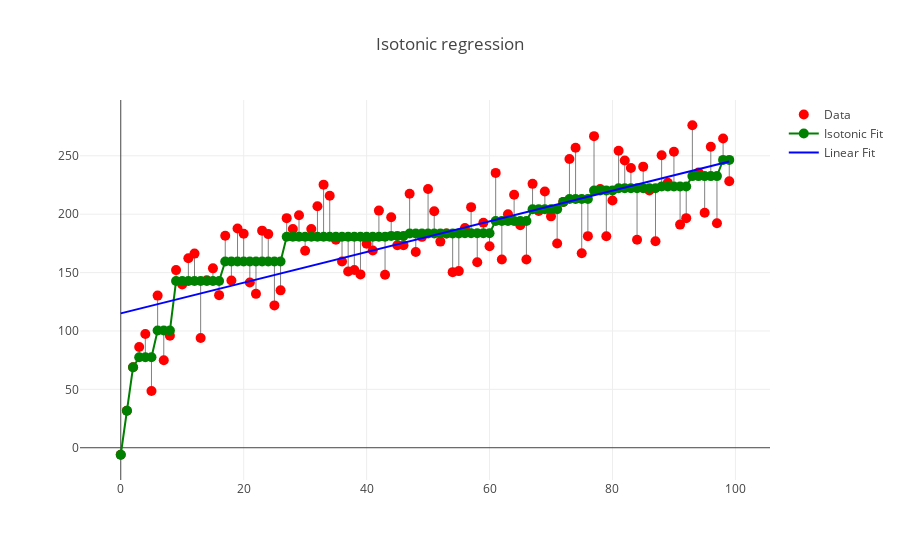

The notebook cell this image was saved under:
### Markdown cell above
## Plotting Isotonic Regression

### Code cell
trace1 = go.Scatter(x=x, y=y, mode = 'markers',
            marker = dict(
                size = 10,
                color = 'red'),
            name="Data",
            )
trace2 = go.Scatter(x=x, y=y_, mode='lines+markers',
            marker = dict(
                size = 10,
                color = 'green'),
            name="Isotonic Fit"
            )
trace3 = go.Scatter(x=x, y=lr.predict(x[:, np.newaxis]),
            mode = 'lines',
            line = dict(
                color = 'blue'),
            name="Linear Fit"
            )

data = []

for i in range(len(segments)):
    trace4_data = go.Scatter(
            x=[segments[i][0][0],segments[i][1][0]],
            y=[segments[i][0][1],segments[i][1][1]],
            mode = 'lines',
            showlegend=False,
            line = dict(
                color = 'black',
                width = 0.5))
    data.append(trace4_data)
data.append(trace1)
data.append(trace2)
data.append(trace3)
        
layout = go.Layout(title = "Isotonic regression")

fig = go.Figure(data=data , layout=layout)

py.iplot(fig, filename="Isotonic_Regression")

### Figure 1 — Plotly figure (JSON) as saved in the notebook; plotly's stock layout.template omitted (floating-point values rounded to 4 significant figures)
{"data": [{"line": {"color": "black", "width": 0.5}, "mode": "lines", "showlegend": false, "type": "scatter", "x": [0, 0], "y": [-6, -6]}, {"line": {"color": "black", "width": 0.5}, "mode": "lines", "showlegend": false, "type": "scatter", "x": [1, 1], "y": [31.66, 31.66]}, {"line": {"color": "black", "width": 0.5}, "mode": "lines", "showlegend": false, "type": "scatter", "x": [2, 2], "y": [68.93, 68.93]}, {"line": {"color": "black", "width": 0.5}, "mode": "lines", "showlegend": false, "type": "scatter", "x": [3, 3], "y": [86.31, 77.46]}, {"line": {"color": "black", "width": 0.5}, "mode": "lines", "showlegend": false, "type": "scatter", "x": [4, 4], "y": [97.47, 77.46]}, {"line": {"color": "black", "width": 0.5}, "mode": "lines", "showlegend": false, "type": "scatter", "x": [5, 5], "y": [48.59, 77.46]}, {"line": {"color": "black", "width": 0.5}, "mode": "lines", "showlegend": false, "type": "scatter", "x": [6, 6], "y": [130.3, 100.4]}, {"line": {"color": "black", "width": 0.5}, "mode": "lines", "showlegend": false, "type": "scatter", "x": [7, 7], "y": [74.97, 100.4]}, {"line": {"color": "black", "width": 0.5}, "mode": "lines", "showlegend": false, "type": "scatter", "x": [8, 8], "y": [95.86, 100.4]}, {"line": {"color": "black", "width": 0.5}, "mode": "lines", "showlegend": false, "type": "scatter", "x": [9, 9], "y": [152.1, 142.8]}, {"line": {"color": "black", "width": 0.5}, "mode": "lines", "showlegend": false, "type": "scatter", "x": [10, 10], "y": [139.9, 142.8]}, {"line": {"color": "black", "width": 0.5}, "mode": "lines", "showlegend": false, "type": "scatter", "x": [11, 11], "y": [162.2, 142.8]}, {"line": {"color": "black", "width": 0.5}, "mode": "lines", "showlegend": false, "type": "scatter", "x": [12, 12], "y": [166.2, 142.8]}, {"line": {"color": "black", "width": 0.5}, "mode": "lines", "showlegend": false, "type": "scatter", "x": [13, 13], "y": [93.95, 142.8]}, {"line": {"color": "black", "width": 0.5}, "mode": "lines", "showlegend": false, "type": "scatter", "x": [14, 14], "y": [143.4, 142.8]}, {"line": {"color": "black", "width": 0.5}, "mode": "lines", "showlegend": false, "type": "scatter", "x": [15, 15], "y": [153.6, 142.8]}, {"line": {"color": "black", "width": 0.5}, "mode": "lines", "showlegend": false, "type": "scatter", "x": [16, 16], "y": [130.7, 142.8]}, {"line": {"color": "black", "width": 0.5}, "mode": "lines", "showlegend": false, "type": "scatter", "x": [17, 17], "y": [181.5, 159.5]}, {"line": {"color": "black", "width": 0.5}, "mode": "lines", "showlegend": false, "type": "scatter", "x": [18, 18], "y": [143.2, 159.5]}, {"line": {"color": "black", "width": 0.5}, "mode": "lines", "showlegend": false, "type": "scatter", "x": [19, 19], "y": [187.8, 159.5]}, {"line": {"color": "black", "width": 0.5}, "mode": "lines", "showlegend": false, "type": "scatter", "x": [20, 20], "y": [183.2, 159.5]}, {"line": {"color": "black", "width": 0.5}, "mode": "lines", "showlegend": false, "type": "scatter", "x": [21, 21], "y": [141.6, 159.5]}, {"line": {"color": "black", "width": 0.5}, "mode": "lines", "showlegend": false, "type": "scatter", "x": [22, 22], "y": [131.8, 159.5]}, {"line": {"color": "black", "width": 0.5}, "mode": "lines", "showlegend": false, "type": "scatter", "x": [23, 23], "y": [185.9, 159.5]}, {"line": {"color": "black", "width": 0.5}, "mode": "lines", "showlegend": false, "type": "scatter", "x": [24, 24], "y": [182.9, 159.5]}, {"line": {"color": "black", "width": 0.5}, "mode": "lines", "showlegend": false, "type": "scatter", "x": [25, 25], "y": [121.9, 159.5]}, {"line": {"color": "black", "width": 0.5}, "mode": "lines", "showlegend": false, "type": "scatter", "x": [26, 26], "y": [134.8, 159.5]}, {"line": {"color": "black", "width": 0.5}, "mode": "lines", "showlegend": false, "type": "scatter", "x": [27, 27], "y": [196.6, 180.6]}, {"line": {"color": "black", "width": 0.5}, "mode": "lines", "showlegend": false, "type": "scatter", "x": [28, 28], "y": [187.4, 180.6]}, {"line": {"color": "black", "width": 0.5}, "mode": "lines", "showlegend": false, "type": "scatter", "x": [29, 29], "y": [199.1, 180.6]}, {"line": {"color": "black", "width": 0.5}, "mode": "lines", "showlegend": false, "type": "scatter", "x": [30, 30], "y": [168.7, 180.6]}, {"line": {"color": "black", "width": 0.5}, "mode": "lines", "showlegend": false, "type": "scatter", "x": [31, 31], "y": [187.3, 180.6]}, {"line": {"color": "black", "width": 0.5}, "mode": "lines", "showlegend": false, "type": "scatter", "x": [32, 32], "y": [206.8, 180.6]}, {"line": {"color": "black", "width": 0.5}, "mode": "lines", "showlegend": false, "type": "scatter", "x": [33, 33], "y": [225.3, 180.6]}, {"line": {"color": "black", "width": 0.5}, "mode": "lines", "showlegend": false, "type": "scatter", "x": [34, 34], "y": [215.8, 180.6]}, {"line": {"color": "black", "width": 0.5}, "mode": "lines", "showlegend": false, "type": "scatter", "x": [35, 35], "y": [178.2, 180.6]}, {"line": {"color": "black", "width": 0.5}, "mode": "lines", "showlegend": false, "type": "scatter", "x": [36, 36], "y": [159.5, 180.6]}, {"line": {"color": "black", "width": 0.5}, "mode": "lines", "showlegend": false, "type": "scatter", "x": [37, 37], "y": [150.9, 180.6]}, {"line": {"color": "black", "width": 0.5}, "mode": "lines", "showlegend": false, "type": "scatter", "x": [38, 38], "y": [152.2, 180.6]}, {"line": {"color": "black", "width": 0.5}, "mode": "lines", "showlegend": false, "type": "scatter", "x": [39, 39], "y": [148.4, 180.6]}, {"line": {"color": "black", "width": 0.5}, "mode": "lines", "showlegend": false, "type": "scatter", "x": [40, 40], "y": [174.7, 180.6]}, {"line": {"color": "black", "width": 0.5}, "mode": "lines", "showlegend": false, "type": "scatter", "x": [41, 41], "y": [168.9, 180.6]}, {"line": {"color": "black", "width": 0.5}, "mode": "lines", "showlegend": false, "type": "scatter", "x": [42, 42], "y": [203.1, 180.6]}, {"line": {"color": "black", "width": 0.5}, "mode": "lines", "showlegend": false, "type": "scatter", "x": [43, 43], "y": [148.2, 180.6]}, {"line": {"color": "black", "width": 0.5}, "mode": "lines", "showlegend": false, "type": "scatter", "x": [44, 44], "y": [197.3, 181.4]}, {"line": {"color": "black", "width": 0.5}, "mode": "lines", "showlegend": false, "type": "scatter", "x": [45, 45], "y": [173.4, 181.4]}, {"line": {"color": "black", "width": 0.5}, "mode": "lines", "showlegend": false, "type": "scatter", "x": [46, 46], "y": [173.5, 181.4]}, {"line": {"color": "black", "width": 0.5}, "mode": "lines", "showlegend": false, "type": "scatter", "x": [47, 47], "y": [217.6, 183.5]}, {"line": {"color": "black", "width": 0.5}, "mode": "lines", "showlegend": false, "type": "scatter", "x": [48, 48], "y": [167.6, 183.5]}, {"line": {"color": "black", "width": 0.5}, "mode": "lines", "showlegend": false, "type": "scatter", "x": [49, 49], "y": [180.6, 183.5]}, {"line": {"color": "black", "width": 0.5}, "mode": "lines", "showlegend": false, "type": "scatter", "x": [50, 50], "y": [221.6, 183.5]}, {"line": {"color": "black", "width": 0.5}, "mode": "lines", "showlegend": false, "type": "scatter", "x": [51, 51], "y": [202.6, 183.5]}, {"line": {"color": "black", "width": 0.5}, "mode": "lines", "showlegend": false, "type": "scatter", "x": [52, 52], "y": [176.5, 183.5]}, {"line": {"color": "black", "width": 0.5}, "mode": "lines", "showlegend": false, "type": "scatter", "x": [53, 53], "y": [183.4, 183.5]}, {"line": {"color": "black", "width": 0.5}, "mode": "lines", "showlegend": false, "type": "scatter", "x": [54, 54], "y": [150.4, 183.5]}, {"line": {"color": "black", "width": 0.5}, "mode": "lines", "showlegend": false, "type": "scatter", "x": [55, 55], "y": [151.3, 183.5]}, {"line": {"color": "black", "width": 0.5}, "mode": "lines", "showlegend": false, "type": "scatter", "x": [56, 56], "y": [188.2, 183.7]}, {"line": {"color": "black", "width": 0.5}, "mode": "lines", "showlegend": false, "type": "scatter", "x": [57, 57], "y": [206.0, 183.7]}, {"line": {"color": "black", "width": 0.5}, "mode": "lines", "showlegend": false, "type": "scatter", "x": [58, 58], "y": [158.9, 183.7]}, {"line": {"color": "black", "width": 0.5}, "mode": "lines", "showlegend": false, "type": "scatter", "x": [59, 59], "y": [192.7, 183.7]}, {"line": {"color": "black", "width": 0.5}, "mode": "lines", "showlegend": false, "type": "scatter", "x": [60, 60], "y": [172.5, 183.7]}, {"line": {"color": "black", "width": 0.5}, "mode": "lines", "showlegend": false, "type": "scatter", "x": [61, 61], "y": [235.4, 194.1]}, {"line": {"color": "black", "width": 0.5}, "mode": "lines", "showlegend": false, "type": "scatter", "x": [62, 62], "y": [161.2, 194.1]}, {"line": {"color": "black", "width": 0.5}, "mode": "lines", "showlegend": false, "type": "scatter", "x": [63, 63], "y": [199.9, 194.1]}, {"line": {"color": "black", "width": 0.5}, "mode": "lines", "showlegend": false, "type": "scatter", "x": [64, 64], "y": [216.7, 194.1]}, {"line": {"color": "black", "width": 0.5}, "mode": "lines", "showlegend": false, "type": "scatter", "x": [65, 65], "y": [190.5, 194.1]}, {"line": {"color": "black", "width": 0.5}, "mode": "lines", "showlegend": false, "type": "scatter", "x": [66, 66], "y": [161.2, 194.1]}, {"line": {"color": "black", "width": 0.5}, "mode": "lines", "showlegend": false, "type": "scatter", "x": [67, 67], "y": [226.0, 204.2]}, {"line": {"color": "black", "width": 0.5}, "mode": "lines", "showlegend": false, "type": "scatter", "x": [68, 68], "y": [202.7, 204.2]}, {"line": {"color": "black", "width": 0.5}, "mode": "lines", "showlegend": false, "type": "scatter", "x": [69, 69], "y": [219.4, 204.2]}, {"line": {"color": "black", "width": 0.5}, "mode": "lines", "showlegend": false, "type": "scatter", "x": [70, 70], "y": [198.1, 204.2]}, {"line": {"color": "black", "width": 0.5}, "mode": "lines", "showlegend": false, "type": "scatter", "x": [71, 71], "y": [174.8, 204.2]}, {"line": {"color": "black", "width": 0.5}, "mode": "lines", "showlegend": false, "type": "scatter", "x": [72, 72], "y": [210.5, 210.5]}, {"line": {"color": "black", "width": 0.5}, "mode": "lines", "showlegend": false, "type": "scatter", "x": [73, 73], "y": [247.2, 213.0]}, {"line": {"color": "black", "width": 0.5}, "mode": "lines", "showlegend": false, "type": "scatter", "x": [74, 74], "y": [256.9, 213.0]}, {"line": {"color": "black", "width": 0.5}, "mode": "lines", "showlegend": false, "type": "scatter", "x": [75, 75], "y": [166.5, 213.0]}, {"line": {"color": "black", "width": 0.5}, "mode": "lines", "showlegend": false, "type": "scatter", "x": [76, 76], "y": [181.2, 213.0]}, {"line": {"color": "black", "width": 0.5}, "mode": "lines", "showlegend": false, "type": "scatter", "x": [77, 77], "y": [266.8, 220.3]}, {"line": {"color": "black", "width": 0.5}, "mode": "lines", "showlegend": false, "type": "scatter", "x": [78, 78], "y": [221.5, 220.3]}, {"line": {"color": "black", "width": 0.5}, "mode": "lines", "showlegend": false, "type": "scatter", "x": [79, 79], "y": [181.1, 220.3]}, {"line": {"color": "black", "width": 0.5}, "mode": "lines", "showlegend": false, "type": "scatter", "x": [80, 80], "y": [211.7, 220.3]}, {"line": {"color": "black", "width": 0.5}, "mode": "lines", "showlegend": false, "type": "scatter", "x": [81, 81], "y": [254.3, 222.3]}, {"line": {"color": "black", "width": 0.5}, "mode": "lines", "showlegend": false, "type": "scatter", "x": [82, 82], "y": [245.9, 222.3]}, {"line": {"color": "black", "width": 0.5}, "mode": "lines", "showlegend": false, "type": "scatter", "x": [83, 83], "y": [239.5, 222.3]}, {"line": {"color": "black", "width": 0.5}, "mode": "lines", "showlegend": false, "type": "scatter", "x": [84, 84], "y": [178.1, 222.3]}, {"line": {"color": "black", "width": 0.5}, "mode": "lines", "showlegend": false, "type": "scatter", "x": [85, 85], "y": [240.7, 222.3]}, {"line": {"color": "black", "width": 0.5}, "mode": "lines", "showlegend": false, "type": "scatter", "x": [86, 86], "y": [220.3, 222.3]}, {"line": {"color": "black", "width": 0.5}, "mode": "lines", "showlegend": false, "type": "scatter", "x": [87, 87], "y": [176.9, 222.3]}, {"line": {"color": "black", "width": 0.5}, "mode": "lines", "showlegend": false, "type": "scatter", "x": [88, 88], "y": [250.4, 223.7]}, {"line": {"color": "black", "width": 0.5}, "mode": "lines", "showlegend": false, "type": "scatter", "x": [89, 89], "y": [227.0, 223.7]}, {"line": {"color": "black", "width": 0.5}, "mode": "lines", "showlegend": false, "type": "scatter", "x": [90, 90], "y": [253.5, 223.7]}, {"line": {"color": "black", "width": 0.5}, "mode": "lines", "showlegend": false, "type": "scatter", "x": [91, 91], "y": [191.1, 223.7]}, {"line": {"color": "black", "width": 0.5}, "mode": "lines", "showlegend": false, "type": "scatter", "x": [92, 92], "y": [196.6, 223.7]}, {"line": {"color": "black", "width": 0.5}, "mode": "lines", "showlegend": false, "type": "scatter", "x": [93, 93], "y": [276.2, 232.6]}, {"line": {"color": "black", "width": 0.5}, "mode": "lines", "showlegend": false, "type": "scatter", "x": [94, 94], "y": [235.7, 232.6]}, {"line": {"color": "black", "width": 0.5}, "mode": "lines", "showlegend": false, "type": "scatter", "x": [95, 95], "y": [201.2, 232.6]}, {"line": {"color": "black", "width": 0.5}, "mode": "lines", "showlegend": false, "type": "scatter", "x": [96, 96], "y": [257.7, 232.6]}, {"line": {"color": "black", "width": 0.5}, "mode": "lines", "showlegend": false, "type": "scatter", "x": [97, 97], "y": [192.2, 232.6]}, {"line": {"color": "black", "width": 0.5}, "mode": "lines", "showlegend": false, "type": "scatter", "x": [98, 98], "y": [264.8, 246.5]}, {"line": {"color": "black", "width": 0.5}, "mode": "lines", "showlegend": false, "type": "scatter", "x": [99, 99], "y": [228.3, 246.5]}, {"marker": {"color": "red", "size": 10}, "mode": "markers", "name": "Data", "type": "scatter", "x": [0, 1, 2, 3, 4, 5, 6, 7, 8, 9, 10, 11, 12, 13, 14, 15, 16, 17, 18, 19, 20, 21, 22, 23, 24, 25, 26, 27, 28, 29, 30, 31, 32, 33, 34, 35, 36, 37, 38, 39, 40, 41, 42, 43, 44, 45, 46, 47, 48, 49, 50, 51, 52, 53, 54, 55, 56, 57, 58, 59, 60, 61, 62, 63, 64, 65, 66, 67, 68, 69, 70, 71, 72, 73, 74, 75, 76, 77, 78, 79, 80, 81, 82, 83, 84, 85, 86, 87, 88, 89, 90, 91, 92, 93, 94, 95, 96, 97, 98, 99], "y": [-6, 31.66, 68.93, 86.31, 97.47, 48.59, 130.3, 74.97, 95.86, 152.1, 139.9, 162.2, 166.2, 93.95, 143.4, 153.6, 130.7, 181.5, 143.2, 187.8, 183.2, 141.6, 131.8, 185.9, 182.9, 121.9, 134.8, 196.6, 187.4, 199.1, 168.7, 187.3, 206.8, 225.3, 215.8, 178.2, 159.5, 150.9, 152.2, 148.4, 174.7, 168.9, 203.1, 148.2, 197.3, 173.4, 173.5, 217.6, 167.6, 180.6, 221.6, 202.6, 176.5, 183.4, 150.4, 151.3, 188.2, 206.0, 158.9, 192.7, 172.5, 235.4, 161.2, 199.9, 216.7, 190.5, 161.2, 226.0, 202.7, 219.4, 198.1, 174.8, 210.5, 247.2, 256.9, 166.5, 181.2, 266.8, 221.5, 181.1, 211.7, 254.3, 245.9, 239.5, 178.1, 240.7, 220.3, 176.9, 250.4, 227.0, 253.5, 191.1, 196.6, 276.2, 235.7, 201.2, 257.7, 192.2, 264.8, 228.3]}, {"marker": {"color": "green", "size": 10}, "mode": "lines+markers", "name": "Isotonic Fit", "type": "scatter", "x": [0, 1, 2, 3, 4, 5, 6, 7, 8, 9, 10, 11, 12, 13, 14, 15, 16, 17, 18, 19, 20, 21, 22, 23, 24, 25, 26, 27, 28, 29, 30, 31, 32, 33, 34, 35, 36, 37, 38, 39, 40, 41, 42, 43, 44, 45, 46, 47, 48, 49, 50, 51, 52, 53, 54, 55, 56, 57, 58, 59, 60, 61, 62, 63, 64, 65, 66, 67, 68, 69, 70, 71, 72, 73, 74, 75, 76, 77, 78, 79, 80, 81, 82, 83, 84, 85, 86, 87, 88, 89, 90, 91, 92, 93, 94, 95, 96, 97, 98, 99], "y": [-6, 31.66, 68.93, 77.46, 77.46, 77.46, 100.4, 100.4, 100.4, 142.8, 142.8, 142.8, 142.8, 142.8, 142.8, 142.8, 142.8, 159.5, 159.5, 159.5, 159.5, 159.5, 159.5, 159.5, 159.5, 159.5, 159.5, 180.6, 180.6, 180.6, 180.6, 180.6, 180.6, 180.6, 180.6, 180.6, 180.6, 180.6, 180.6, 180.6, 180.6, 180.6, 180.6, 180.6, 181.4, 181.4, 181.4, 183.5, 183.5, 183.5, 183.5, 183.5, 183.5, 183.5, 183.5, 183.5, 183.7, 183.7, 183.7, 183.7, 183.7, 194.1, 194.1, 194.1, 194.1, 194.1, 194.1, 204.2, 204.2, 204.2, 204.2, 204.2, 210.5, 213.0, 213.0, 213.0, 213.0, 220.3, 220.3, 220.3, 220.3, 222.3, 222.3, 222.3, 222.3, 222.3, 222.3, 222.3, 223.7, 223.7, 223.7, 223.7, 223.7, 232.6, 232.6, 232.6, 232.6, 232.6, 246.5, 246.5]}, {"line": {"color": "blue"}, "mode": "lines", "name": "Linear Fit", "type": "scatter", "x": [0, 1, 2, 3, 4, 5, 6, 7, 8, 9, 10, 11, 12, 13, 14, 15, 16, 17, 18, 19, 20, 21, 22, 23, 24, 25, 26, 27, 28, 29, 30, 31, 32, 33, 34, 35, 36, 37, 38, 39, 40, 41, 42, 43, 44, 45, 46, 47, 48, 49, 50, 51, 52, 53, 54, 55, 56, 57, 58, 59, 60, 61, 62, 63, 64, 65, 66, 67, 68, 69, 70, 71, 72, 73, 74, 75, 76, 77, 78, 79, 80, 81, 82, 83, 84, 85, 86, 87, 88, 89, 90, 91, 92, 93, 94, 95, 96, 97, 98, 99], "y": [115.1, 116.4, 117.7, 119.0, 120.3, 121.6, 123.0, 124.3, 125.6, 126.9, 128.2, 129.5, 130.8, 132.2, 133.5, 134.8, 136.1, 137.4, 138.7, 140.0, 141.4, 142.7, 144.0, 145.3, 146.6, 147.9, 149.2, 150.5, 151.9, 153.2, 154.5, 155.8, 157.1, 158.4, 159.7, 161.1, 162.4, 163.7, 165.0, 166.3, 167.6, 168.9, 170.2, 171.6, 172.9, 174.2, 175.5, 176.8, 178.1, 179.4, 180.8, 182.1, 183.4, 184.7, 186.0, 187.3, 188.6, 190.0, 191.3, 192.6, 193.9, 195.2, 196.5, 197.8, 199.1, 200.5, 201.8, 203.1, 204.4, 205.7, 207.0, 208.3, 209.7, 211.0, 212.3, 213.6, 214.9, 216.2, 217.5, 218.8, 220.2, 221.5, 222.8, 224.1, 225.4, 226.7, 228.0, 229.4, 230.7, 232.0, 233.3, 234.6, 235.9, 237.2, 238.5, 239.9, 241.2, 242.5, 243.8, 245.1]}], "layout": {"title": "Isotonic regression"}}
